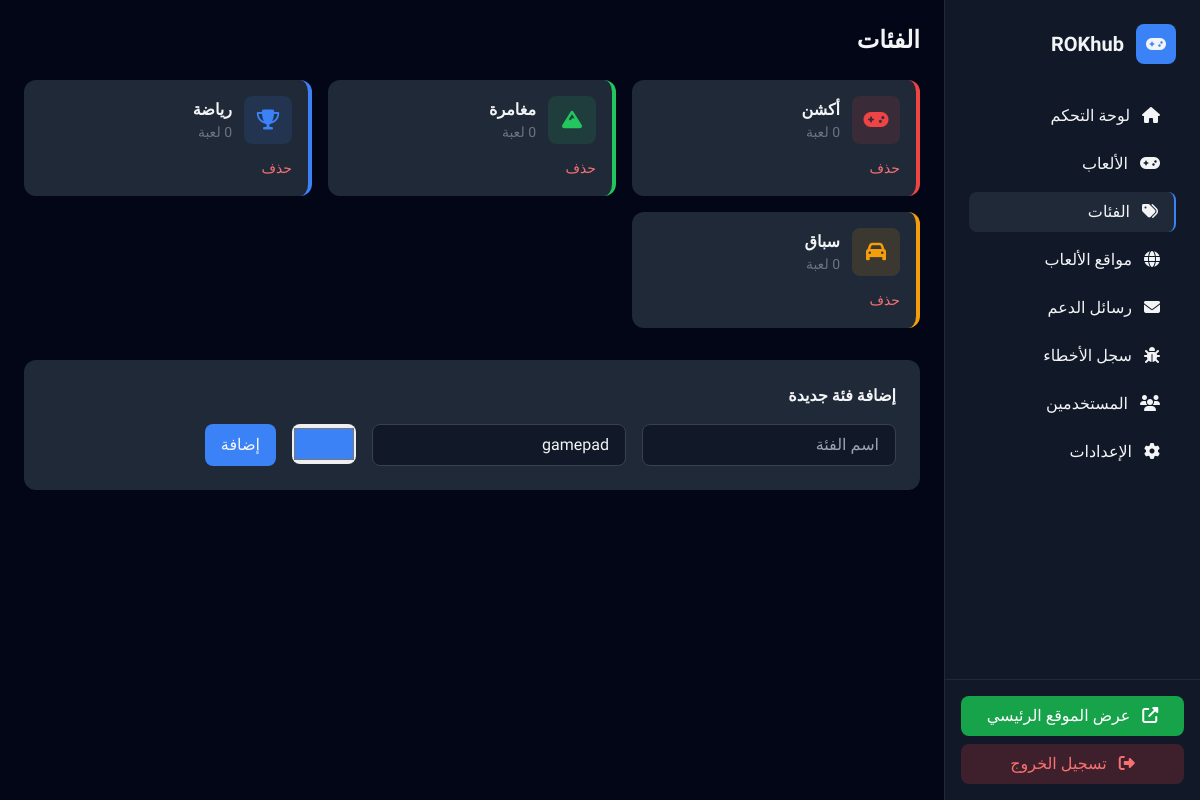
The app's page /admin/categories (signed in) with its own data.
### models.py (models this page shows)
class Category(db.Model):
    id = db.Column(db.Integer, primary_key=True)
    name = db.Column(db.String(100), nullable=False)
    icon = db.Column(db.String(50), default='gamepad')
    color = db.Column(db.String(20), default='#3b82f6')
    sort_order = db.Column(db.Integer, default=0)
    is_active = db.Column(db.Boolean, default=True)
    games = db.relationship('Game', backref='category', lazy=True, cascade='all, delete-orphan')

### app.py (the view)
@app.route('/admin/categories')
@login_required
def admin_categories():
    return render_template('admin/categories.html', categories=Category.query.all())

### app.py (called while the page is built)
@login_manager.user_loader
def load_user(user_id):
    return User.query.get(int(user_id))

@app.context_processor
def inject_globals():
    return {
        'site_info': SITE_INFO,
        'terms_text': TERMS_OF_SERVICE,
        'privacy_text': PRIVACY_POLICY
    }

@app.before_request
def before_request():
    if not hasattr(g, 'auto_fix_ran'):
        auto_fix_common_issues()
        advanced_auto_fix()
        notify_admin_of_errors()
        g.auto_fix_ran = True
    settings = get_settings()
    if settings.maintenance_mode and request.endpoint not in ['maintenance', 'login', 'static']:
        if not current_user.is_authenticated or not current_user.is_admin:
            return redirect(url_for('maintenance'))

### utils.py (called while the page is built)
def get_settings():
    settings = SiteSettings.query.first()
    if not settings:
        settings = SiteSettings()
        db.session.add(settings)
        db.session.commit()
    return settings

def notify_admin_of_errors():
    recent_errors = ErrorLog.query.filter(
        ErrorLog.is_resolved == False,
        ErrorLog.created_at > datetime.utcnow() - timedelta(hours=1)
    ).all()
    if recent_errors:
        logger.warning(f"⚠️ {len(recent_errors)} أخطاء جديدة تحتاج اهتمامك في لوحة التحكم")
        return len(recent_errors)
    return 0

### templates/admin/categories.html
{% extends 'admin/base_admin.html' %}
{% block admin_title %}الفئات{% endblock %}
{% block admin_content %}
<div class="grid grid-cols-1 md:grid-cols-3 gap-4">
    {% for cat in categories %}
    <div class="bg-gray-800 rounded-xl p-4" style="border-right:4px solid {{ cat.color }}">
        <div class="flex items-center gap-3">
            <div class="w-12 h-12 rounded-lg flex items-center justify-center text-xl" style="background:{{ cat.color }}20;color:{{ cat.color }}">
                <i class="fas fa-{{ cat.icon }}"></i>
            </div>
            <div>
                <h3 class="font-bold">{{ cat.name }}</h3>
                <p class="text-sm text-gray-500">{{ cat.games|length }} لعبة</p>
            </div>
        </div>
        <form method="post" action="{{ url_for('admin_delete_category', category_id=cat.id) }}" class="mt-3" onsubmit="return confirm('حذف الفئة؟')">
            <button type="submit" class="text-red-400 text-sm">حذف</button>
        </form>
    </div>
    {% endfor %}
</div>
<div class="mt-8 bg-gray-800 rounded-xl p-6">
    <h3 class="font-semibold mb-4">إضافة فئة جديدة</h3>
    <form method="post" action="{{ url_for('admin_add_category') }}" class="flex gap-4 flex-wrap">
        <input type="text" name="name" placeholder="اسم الفئة" class="bg-gray-900 border border-gray-700 rounded-lg py-2 px-4 text-right" required>
        <input type="text" name="icon" value="gamepad" class="bg-gray-900 border border-gray-700 rounded-lg py-2 px-4 text-right">
        <input type="color" name="color" value="#3b82f6" class="w-16 h-10 rounded-lg">
        <button type="submit" class="bg-blue-500 hover:bg-blue-600 px-4 py-2 rounded-lg">إضافة</button>
    </form>
</div>
{% endblock %}

### templates/admin/base_admin.html (style rules this page uses)
body { font-family:'Cairo',sans-serif;background:#020617;color:#f3f4f6 }

### records on screen
Category: name "أكشن"
Category: name "مغامرة"
Category: name "رياضة"
Category: name "سباق"
